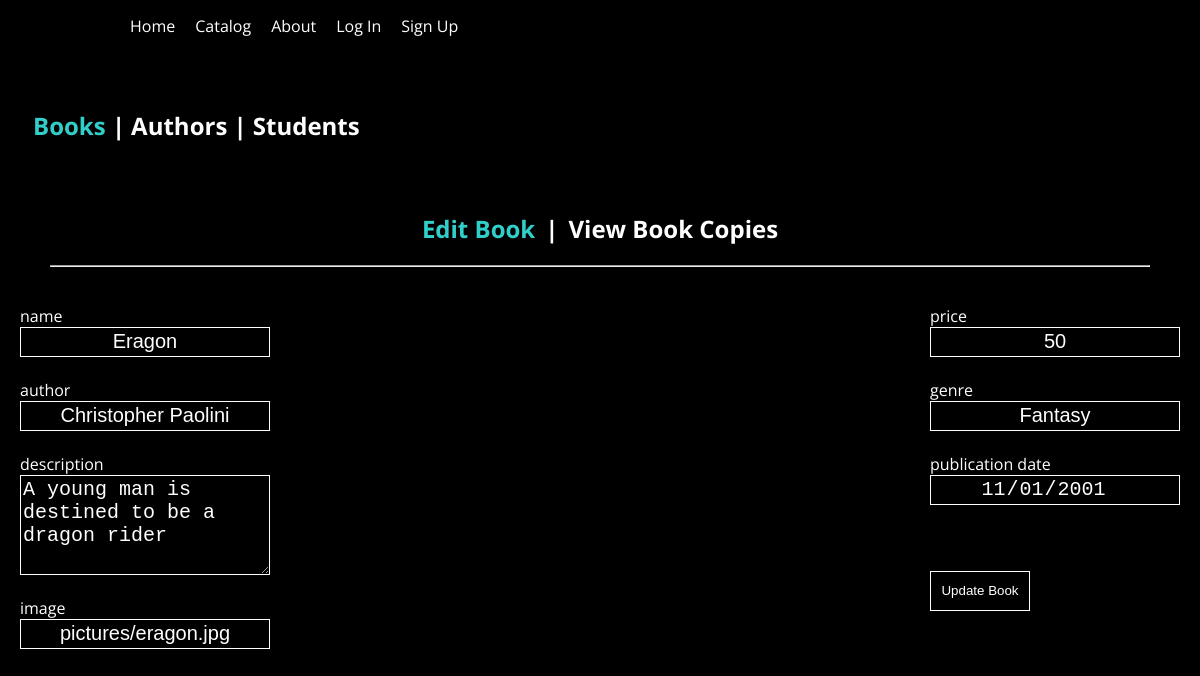
The app's page /editBook.php?bookID=1 with its own data.
### tables this page shows
CREATE TABLE `book` (
  `bookID` int(11) NOT NULL,
  `description` varchar(500) NOT NULL,
  `bookName` varchar(255) NOT NULL,
  `bookAuthor` varchar(255) NOT NULL,
  `bookPrice` float NOT NULL,
  `bookGenre` varchar(45) NOT NULL,
  `pubDate` date NOT NULL,
  `stock` int(11) NOT NULL,
  `imageLink` varchar(255) NOT NULL,
  `authorID` int(11) NOT NULL
);

### editBook.php (the view, shortened to what this page needs)
<?php
require_once('updateStock.php');
$editID = $_GET['bookID'];
$q = "SELECT * FROM book WHERE bookID = '$editID'";
$result = $mysqli->query($q);
$editBook = $result -> fetch_array();
?>
<html>
<link rel="stylesheet" type="text/css" href="design.css">
<body>
	<header> <?php require_once('header.php') ?> </header>
	<br><br>
	<center>
		<div class="flatSidebar">
			<ul>
				<li><a href='bookMenu.php'><h2><span class="active">Books</span> | </h2></a></li>
				<li><a href='authorMenu.php'><h2><span>Authors</span> | </h2></a></li>
				<li><a href='studentMenu.php'><h2><span>Students</span></h2></a></li>
			</ul>
		</div>
	</center><br><br><br><br>
	<center>
		<div style="color: white;padding: 30px;">
			<h2><span id="updateBookButton" class="flatChoiceActive"><a>Edit Book</a></span>|<span id="viewBookCopiesButton" class="flatChoiceInactive"><a>View Book Copies</a></span></h2>
			<hr>
		</div>
	</center>
	<form id="updateBookForm"  action = "updateBook.php" method="POST">
		<div style="float:left">
			<label>name</label><br>
			<input type="text" name="bookName" class="flatInput" value="<?=$editBook['bookName']?>">
			<br><br>
			<label>author</label><br>
			<input type="text" name="bookAuthor" class="flatInput" value="<?=$editBook['bookAuthor']?>">
			<br><br>
			<label>description</label><br>
			<textarea name="bookDescription" class="flatLargeInput"><?=$editBook['description']?></textarea>
			<br><br>
			<label>image</label><br>
			<input type="text" name="bookImage" class="flatInput"  value="<?=$editBook['imageLink']?>">
			<br><br>
					</div>
					<div style="float:right">
						<label>price</label><br>
						<input type="text" name="bookPrice" class="flatInput" value="<?=$editBook['bookPrice']?>">
						<br><br>
						<label>genre</label><br>
						<input type="text" name="bookGenre" class="flatInput" value="<?=$editBook['bookGenre']?>">
						<br><br>
						<label>publication date</label><br>
						<input type="date" name="bookDate" class="flatInput" value="<?=$editBook['pubDate']?>">
						<br><br>
						<br><br>
						<input type="submit" name="submit" style="width:100px" value="Update Book" class="flatButton">
					</div>
			</form>
			</body>
			</html>

### design.css (style rules this page uses)
body { font-family: 'Open Sans', sans-serif; color: white; padding: 10px 20px; margin: 0; overflow-y: scroll; background-color: black; }
.flatButton { background-color: rgba(0,0,0,0.056); width: 6em; height: 3em; color: white; border: 1px solid white; }
.active { color: rgb(49,207,202); }
.flatChoiceActive { padding: 5px 10px 5px 10px; text-decoration: none; white-space: nowrap; color: rgb(49,207,202); border-bottom-color: rgb(49,207,202); }
.flatChoiceInactive { padding: 5px 10px 5px 10px; text-decoration: none; white-space: nowrap; color: white; }
.flatSidebar { list-style:none; }
.flatSidebar ul { list-style: none; padding: 10px; margin: 0px; }
.flatSidebar ul li { padding:3px; float: left; }
.flatSidebar ul li a { padding: 5px 10px 5px 10px; text-decoration: none; white-space: nowrap; color: #fff; }
.flatInput { height: 30px; width: 250px; background: rgba(0,0,0,0); border: 1px solid white; color:white; font-size:20px; text-align: center; }
.flatLargeInput { height: 100px; width: 250px; background: rgba(0,0,0,0); border: 1px solid white; color:white; font-size: 20px; }

### records on screen
book: bookName "Eragon", bookAuthor "Christopher Paolini", bookDescription "A young man is destined to be a dragon rider", bookImage "pictures/eragon.jpg", bookPrice "50", bookGenre "Fantasy", bookDate "11/01/2001"
